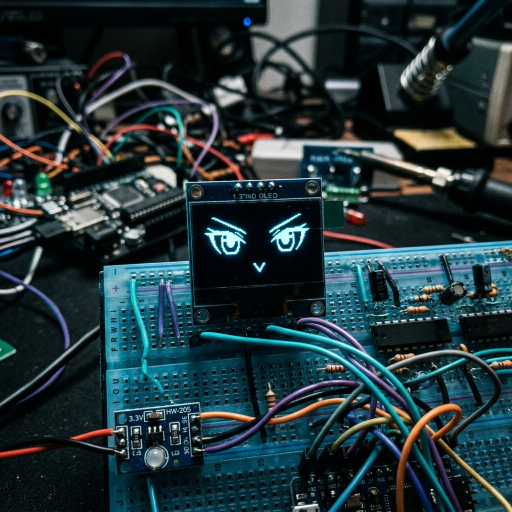
#> input picture kiwi_face.png, 1024 x 1024 px (shown at 1/2 size)
$ python convert_logo.py ../kiwi_face.png
#> lines starting #> are read from the running program, lines starting #| are printed output that depends on the picture
import sys
from PIL import Image

def generate_c_array(image_path, output_path):
#> called with image_path = '../kiwi_face.png', output_path = 'rabbit_logo.h'
    img = Image.open(image_path).convert("RGBA")

    # Create a BLACK background to handle transparent eyes and background
    bg = Image.new("RGBA", img.size, (0, 0, 0, 255))
    bg.paste(img, mask=img)
    img = bg.convert("L") # Grayscale
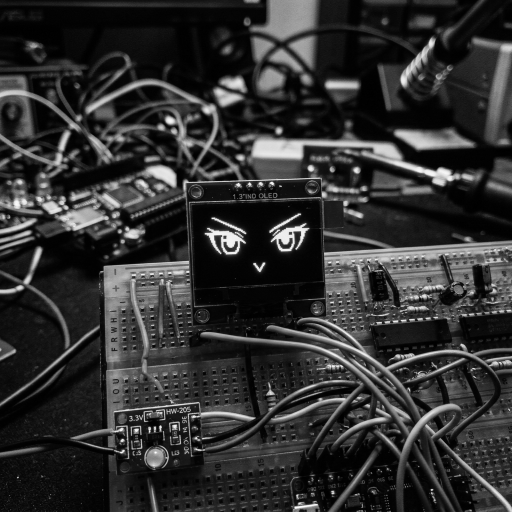
#> img: PIL image 1024x1024 L (shown at 1/2 size); min 0, max 255, mean 48.6

    # Resize keeping aspect ratio, height = 64
    aspect = img.width / img.height
#> aspect = 1
    new_w = int(64 * aspect)
#> new_w = 64
    img = img.resize((new_w, 64), Image.Resampling.LANCZOS)
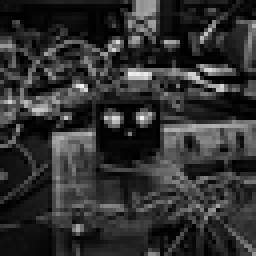
#> img: PIL image 64x64 L (shown 4 times larger); min 0, max 243, mean 48.8

    canvas = [0] * (128 * 64)
    x_offset = (128 - new_w) // 2
#> x_offset = 32

    for y in range(64):
        for x in range(new_w):
            px = img.getpixel((x, y))
            if px > 128: # Face is white (LIT)
                canvas_x = x + x_offset
                if 0 <= canvas_x < 128:
                    canvas[y * 128 + canvas_x] = 1
#> after the loop, canvas = 8192 values, max 1 at index 66, min 0 at index 0, mean 0.0302

    # Now convert to SH1106 memory format (8 pages of 128 columns)
    buffer = bytearray(1024)
    for p in range(8):
        for x in range(128):
            byte = 0
            for bit in range(8):
                y = p * 8 + bit
                if canvas[y * 128 + x]:
                    byte |= (1 << bit)
            buffer[p * 128 + x] = byte

    # Write to C array
    with open(output_path, "w") as f:
        f.write("const uint8_t rabbit_logo_bmp[1024] = {\n")
        for i in range(0, 1024, 16):
            chunk = buffer[i:i+16]
            f.write("    " + ", ".join([f"0x{b:02X}" for b in chunk]) + ",\n")
        f.write("};\n")

if __name__ == "__main__":
    img_path = sys.argv[1]
    generate_c_array(img_path, "rabbit_logo.h")
    print("Generated rabbit_logo.h")
